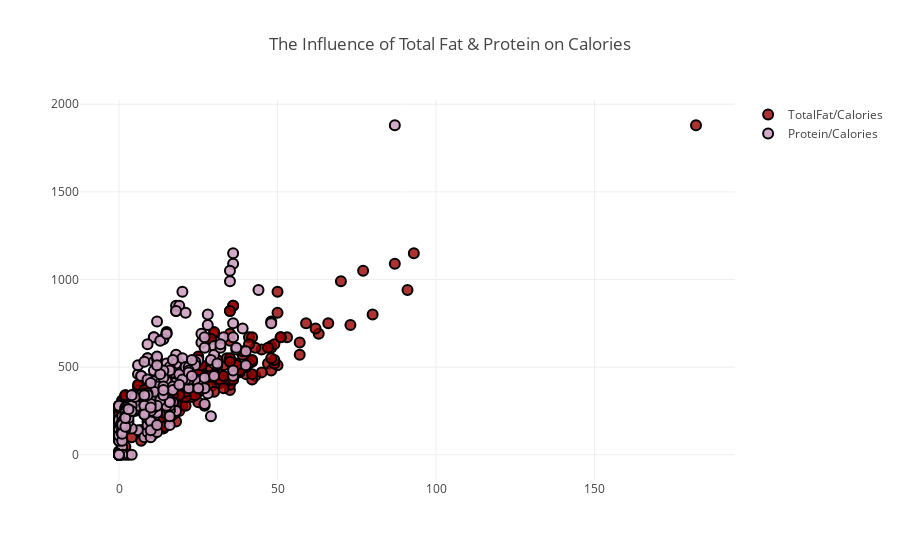

Notebook code cell kept with this figure:
### Code cell
trace1 = go.Scatter(
    x = df['Total Fat (% Daily Value)'],
    y = df['Calories'],
    name = 'TotalFat/Calories',
    mode = 'markers',
    marker = dict(
        size = 10,
        color = 'rgba(152, 0, 0, .8)',
        line = dict(
            width = 2,
            color = 'rgb(0, 0, 0)'
        )
    )
)

trace2 = go.Scatter(
    x = df['Protein'],
    y = df['Calories'],
    name = 'Protein/Calories',
    mode = 'markers',
    marker = dict(
        size = 10,
        color = 'rgba(205, 160, 193, .9)',
        line = dict(
            width = 2,
            color = 'rgb(0, 0, 0)'
        )
    )
)


data = [trace1, trace2]
layout = dict(title = 'The Influence of Total Fat & Protein on Calories',
              yaxis = dict(zeroline = False),
              xaxis = dict(zeroline = False)
             )

fig = dict(data=data, layout=layout)
py.iplot(fig, filename='styled-scatter')

### Figure 1 — Plotly figure (JSON) as saved in the notebook; plotly's stock layout.template omitted (floating-point values rounded to 4 significant figures; data arrays with more than 128 entries replaced by an {"elided": "..."} marker saying what was removed)
{"data": [{"marker": {"color": "rgba(152, 0, 0, .8)", "line": {"color": "rgb(0, 0, 0)", "width": 2}, "size": 10}, "mode": "markers", "name": "TotalFat/Calories", "type": "scatter", "x": {"elided": "260 int values"}, "y": {"elided": "260 int values"}}, {"marker": {"color": "rgba(205, 160, 193, .9)", "line": {"color": "rgb(0, 0, 0)", "width": 2}, "size": 10}, "mode": "markers", "name": "Protein/Calories", "type": "scatter", "x": {"elided": "260 int values"}, "y": {"elided": "260 int values"}}], "layout": {"title": "The Influence of Total Fat & Protein on Calories", "xaxis": {"zeroline": false}, "yaxis": {"zeroline": false}}}
